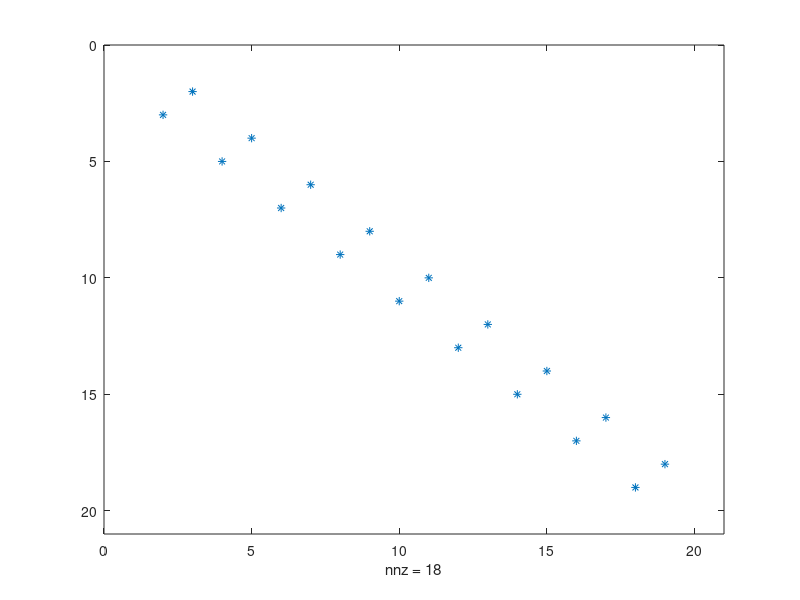

MATLAB code for this plot:
%% 1D grid
% I'll be following ideas from Allan P. Engsig-Karup lecture notes.
clear all; clc;

% Let's build an equidistant 1d grid of elements
a=0; b=1; nE=10; nV=nE+1; nF=2; nFp=1; pDeg=5; eNodes=pDeg+1; nodetol=1e-6;

% Vertex Coordinates VX, VY, VZ
VX = linspace(a,b,nV);

% Element to Vertices: EToV
EtoV = zeros(nE,nF);
for e = 1:nE
    EtoV(e,:) = [e,e+1];
end

% Nodes Coordiantes of Reference element
r = [-1,-1/4,-1/2,1/2,1/3,1];

% build x grid nodes
va = EtoV(:,1); vb = EtoV(:,2);
dx = VX(vb)-VX(va); 
xc = (VX(vb)+VX(va))/2;
x = ones(size(r))'*xc + r'*dx/2;

% Jacobian
J = (x(:,2:end)-x(:,1:end-1))/2;

% Compute outward pointing normals at element faces
nx = zeros(nFp*nF,nE); %nFp number of Nodes on Face
nx(1,:)=-1; nx(2,:)= 1;

% Correct Table EToV
    %no needed in 1D

% total faces
TotalFaces = nF*nE;

% local face to local node connections
FtoN = [1,2];

%FtoV = spalloc(TotalFaces,nV,2*TotalFaces);
se=1; % element surface
for e = 1:nE
    for f = 1:nF
        FtoV(se,EtoV(e,FtoN(f))) = 1;
        se = se + 1;
    end
end
%spy(FtoV);

% face to face connectivity
FtoF = FtoV*FtoV' - speye(TotalFaces); spy(FtoF)
[faces1,faces2] = find(FtoF==1);

% faces to element and face numbers
element1 = floor( (faces1-1)/nF )+1;
face1    =   mod( (faces1-1),nF )+1;
element2 = floor( (faces2-1)/nF )+1;
face2    =   mod( (faces2-1),nF )+1;

% Element to faces & Element to Element
% this arrays contain information of the neighbor element and faces
EtoE = (1:nE)'*ones(1,nF);
EtoF = ones(1,nE)'*(1:nF);
ind = sub2ind(size(EtoF),element1,face1);
EtoE(ind) = element2;
EtoF(ind) = face2;

% build node ids
nodeids = reshape((1:nE*eNodes),eNodes,nE);

% Access element at the faces of the reference element
fmask1 = find(abs(r+1) < nodetol);
fmask2 = find(abs(r-1) < nodetol);
Fmask = [fmask1;fmask2]';
Fx = x(Fmask(:),:); % Face x nodes
FinvJ = 1./J(Fmask,:);% Face Jacobian

% Build Maps
vmapM = zeros(nFp,nF,nE);
vmapP = zeros(nFp,nF,nE);
for e1 = 1:nE
    for f1 = 1:nF
        % find index of face nodes with respect to volume node ordering
        vmapM(:,f1,e1) = nodeids(Fmask(:,f1),e1);
    end
end

for e1 = 1:nE
    for f1 = 1:nF
        % find neighbor
        e2 = EtoE(e1,f1); f2 = EtoF(e1,f1);
        
        % find volume node numbers of the left(M) and right(P) nodes
        vidM = vmapM(:,f1,e1); vidP = vmapM(:,f2,e2);
        x1 = x(vidM); x2 = x(vidP);
        
        % Compute distance matrix
        Dist = (x1-x2).^2;
        if Dist < nodetol; vmapP(:,f1,e1) = vidP; end
    end
end
% reduce the size of maps
vmapP = vmapP(:); vmapM = vmapM(:);

% list of boundary nodes
mapB = find(vmapP==vmapM); vmapB = vmapP(mapB);

% create specific left (inflow) and right (outflow) maps
mapI = 1; mapO = nE*nF; vmapI = vmapM(mapI); vmapO = vmapP(mapO);
